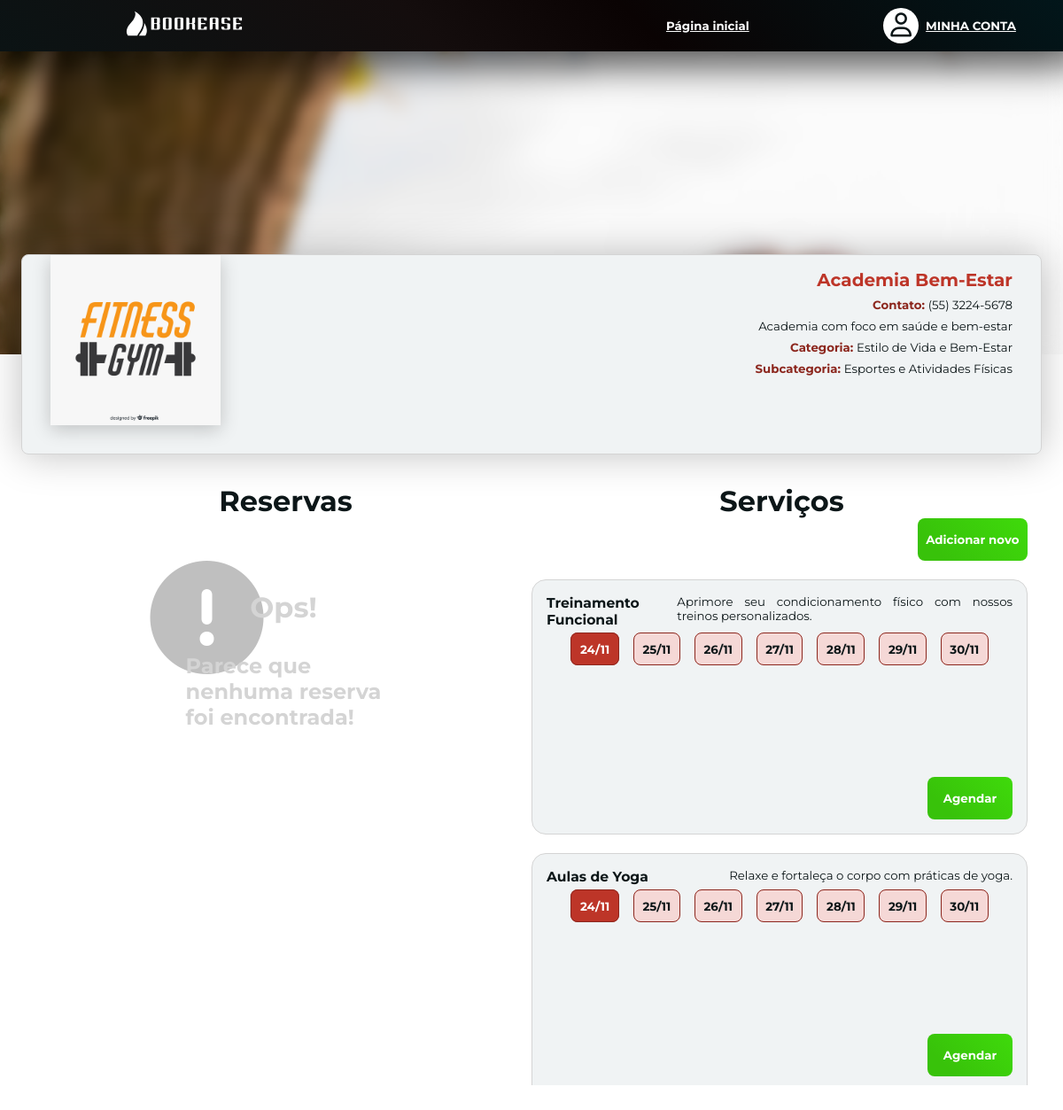
Screenshot of /view/establishment_page.php?id=1 (signed in) with the database file from the repository.
### tables this page shows
CREATE TABLE establishments(
	id INT auto_increment,
    cnpj VARCHAR(18) UNIQUE,
    user_id INT,
    name VARCHAR(200),
    email VARCHAR(100),
    phone VARCHAR(14),
    image VARCHAR(100),
    address VARCHAR(200),
    latitude DOUBLE,
    longitude DOUBLE,
    description VARCHAR(200),
    category_id INT,
    subcategory_id INT,
    creation_date DATE,
    PRIMARY KEY(id),
    FOREIGN KEY(user_id) REFERENCES users(id),
    FOREIGN KEY(category_id) REFERENCES categories(id),
    FOREIGN KEY(subcategory_id) REFERENCES subcategories(id)
);

CREATE TABLE categories(
    id INT auto_increment,
    name VARCHAR(100),
    PRIMARY KEY(id)
);

CREATE TABLE subcategories(
    id INT auto_increment,
    name VARCHAR(100),
    category_id INT,
    PRIMARY KEY(id),
    FOREIGN KEY(category_id) REFERENCES categories(id)
);

CREATE TABLE services(
    id INT auto_increment,
    establishments_id INT,
    name VARCHAR(100),
    description VARCHAR(200),
    creation_date DATE,
    PRIMARY KEY(id),
    FOREIGN KEY(establishments_id) REFERENCES establishments(id)
);

### view/establishment_page.php (the view, shortened to what the rows shown need)
<!DOCTYPE html>
<html lang="en">
<head>
    <link rel="stylesheet" href="/public/css/establishment_page.css">
    <link rel="stylesheet" href="/public/css/components/red_button.css">
    <link rel="stylesheet" href="/public/css/components/green_button.css">
    <link rel="stylesheet" href="/public/css/components/header.css">
    <link href='https://unpkg.com/boxicons@2.1.4/css/boxicons.min.css' rel='stylesheet'>
</head>
<body>
    <?php
        require_once '../controller/establishments_controller.php';
        require_once '../controller/user_controller.php';
        if(isset($_REQUEST) && isset($_REQUEST['id'])) {
            $establishment = get_one_establishment($_REQUEST['id']);
            if(isset($establishment)) {
                if(strlen($establishment['phone']) == 10) {
                    $establishment['phone'] = preg_replace('/(\d{2})(\d{4})(\d+)/', '($1) $2-$3', $establishment['phone']);
                }
                else {
                    $establishment['phone'] = preg_replace('/(\d{2})(\d{5})(\d+)/', '($1) $2-$3', $establishment['phone']);
                }
                $services = get_services_from_establishment($establishment['id']);
                $reserves = get_reserves_from_establishment($establishment['id']);
            }
            if(is_logged()) {
                $logged_user = get_logged_user($_SESSION['login']);
            }
        }
    ?>
    <header
        <?php
            if(isset($establishment)) {
                echo '
                    style="background-image: url(../public/images/category_images/'.str_replace(' ','\ ',$establishment['category_name']).'.jpg);
                    background-repeat: no-repeat;
                    background-attachment: fixed;
                    background-position: center 120%;
                    background-size: cover;
                "
                ';
            }
        ?>>
        <div class="header">
            <div class="logo">
            </div>
            <div class="header_buttons">
            </div>
        </div>
        <div class="header_background_image"></div>
    </header>
    <main>
        <div class="establishment_header">
            <?php
                    if(isset($establishment) && $establishment != null) {
                        echo '
                            <img src="../controller/uploads/'.$establishment['cnpj'].'.jpg" alt="" class="establishment_image">
                            <div class="establishment_info">
                                <h2 class="establishment_title">'.$establishment['name'].'</h2>
                                <p>
                                    <span>Contato: </span>
                                    '.$establishment['phone'].'
                                </p>
                                <p>'.$establishment['description'].'</p>
                                <p>
                                    <span>Categoria: </span>
                                    '.$establishment['category_name'].'
                                </p>
                                <p>
                                    <span>Subcategoria: </span>
                                    '.$establishment['subcategory_name'].'
                                </p>
                            </div>
                        ';
                        }
                    ?>
        </div>
        <div class="establishment_content">
            <div class="row">
                <?php
                    if(isset($logged_user) &&
                    isset($establishment) &&
                    $logged_user['id'] == $establishment['user_id']) {
                        echo '
                            <h1>Reservas</h1>
                        ';
                    }
                ?>
                <h1>Serviços</h1>
            </div>
            <div class="row">
                <?php
                            if(
                            isset($logged_user) &&
                            isset($establishment) &&
                            $logged_user['id'] == $establishment['user_id']) {
                                echo '
                                    <div class="establishment_reserves">
                                ';
                                if($reserves != null) {
                                    foreach($reserves as $r) {
                                        echo '
                                            <div class="reserve">
                                            <div class="table">
                                                <div class="table_row">
                                                    <div class="table_column">
                                                        <span class="table_strong">ID:</span>
                                                        <span class="table_strong">Reservador:</span>
                                                        <span class="table_strong">Serviço:</span>
                                                        <span class="table_strong">Data:</span>
                                                        <span class="table_strong">Horário:</span>
                                                        <span class="table_strong">Status:</span>
                                                    </div>
                                                    <div class="table_column">
                                                        <span>'.$r['id'].'</span>
                                                        <span>'.$r['user_name'].'</span>
                                                        <span>'.$r['service_name'].'</span>
                                                        <span>'.$r['service_date'].'</span>
                                                        <span>'.$r['availability_time'].'</span>
                                                        <span class="status_'.$r['reserve_status'].'">'.$r['reserve_status'].'</span>
                                                    </div>
                                                </div>
                                            </div>
                                            ';
                                        if($r['reserve_status'] == 'pending') {
                                            echo '
                                                <div class="reserve_buttons">
                                                    <form action="../controller/reserve_controller.php" method="post">
                                                        <div class="green_button reserve_button">
                                                            <button type="submit" name="complete" value="'.$r['id'].'">
                                                                <i class="fa-regular fa-circle-check"></i>
                                                                Marcar como completo
                                                            </button>
                                                        </div>
                                                        <div class="red_button reserve_button">
                                                            <button type="submit" name="establishment_cancellation" value="'.$r['id'].'">
                                                                <i class="fa-solid fa-ban"></i>
                                                                Cancelar
                                                            </button>
                                                        </div>
                                                    </form>
                                                </div>
                                            ';
                                        }
                                        echo '
                                            </div>
                                        ';
                                    }
                                }
                                else {
                                    echo '
                                        <div class="not_found">
                                            <i class="fa-solid fa-circle-exclamation"></i>
                                            <h1>
                                                Ops!
                                            </h1>
                                            <h2>
                                                Parece que<br>
                                                nenhuma reserva<br>
                                                foi encontrada!
                                            </h2>
                                        </div>
                                    ';
                                }
                            }
                        ?>
                </div>
                <div class="establishment_services">
                    <?php
                        if(isset($services)) {
                            foreach($services as $s) {
                                echo '
                                    <div class="service">
                                        <div class="service_info">
                                            <h3>'.$s['name'].'</h3>
                                            <p>'.$s['description'].'</p>
                                        </div>
                                        <form action="../controller/reserve_controller.php" method="post">
                                            <div class="next_week">
                                ';
                                for ($i = 0; $i < 7; $i++) {
                                    $future_date = new DateTime();
                                    $future_date->add(new DateInterval("P{$i}D"));
                                    $formated_date = $future_date->format('d/m');
                                    $mysql_formated_date = $future_date->format('Y-m-d');
                                    $week_day_id = "week_day_$s[id]_$i";
                                    $checked = $i === 0 ? 'checked' : '';
                                    echo '
                                                <div class="form_input">
                                                    <input type="radio" name="available_day" class="available_day_'.$s['id'].'" id="'.$week_day_id.'" value="'.$mysql_formated_date.'" '.$checked.'>
                                                    <label for="'.$week_day_id.'" class="service_button">'.$formated_date.'</label>
                                                </div>
                                    ';
                                }
                                echo '
                                            </div>
                                            <div class="days_slider" id="days_slider_'.$s['id'].'">
                                ';
                                for($i=0; $i<7; $i++) {
                                    echo '
                                        <div class="available_times slide">
                                    ';
                                    echo '
                                                </div>
                                    ';
                                }
                                echo '
                                            </div>
                                            <div class="green_button submit_button">
                                                <button type="submit" name="register_reserve" value="'.$s['id'].'">Agendar</button>
                                            </div>
                                            <input type="hidden" name="establishment_id" value="'.$establishment['id'].'">
                                            <input type="hidden" name="service_id" value="'.$s['id'].'">
                                        </form>
                                </div>
                                ';
                            }
                        }
                    ?>
                </div>
            </div>
        </div>
    </main>
</body>
</html>

### rows the page displays
establishments: category.name (picture), cnpj (picture), name "Academia Bem-Estar", description "Academia com foco em saúde e bem-estar", category.name "Estilo de Vida e Bem-Estar", subcategory.name "Esportes e Atividades Físicas"
services: name "Treinamento Funcional", description "Aprimore seu condicionamento físico com nossos treinos personalizados.", $s['id'] 1 (drawn)
services: name "Aulas de Yoga", description "Relaxe e fortaleça o corpo com práticas de yoga.", $s['id'] 2 (drawn)

### other values shown
$establishment['phone'] "(55) 3224-5678"
